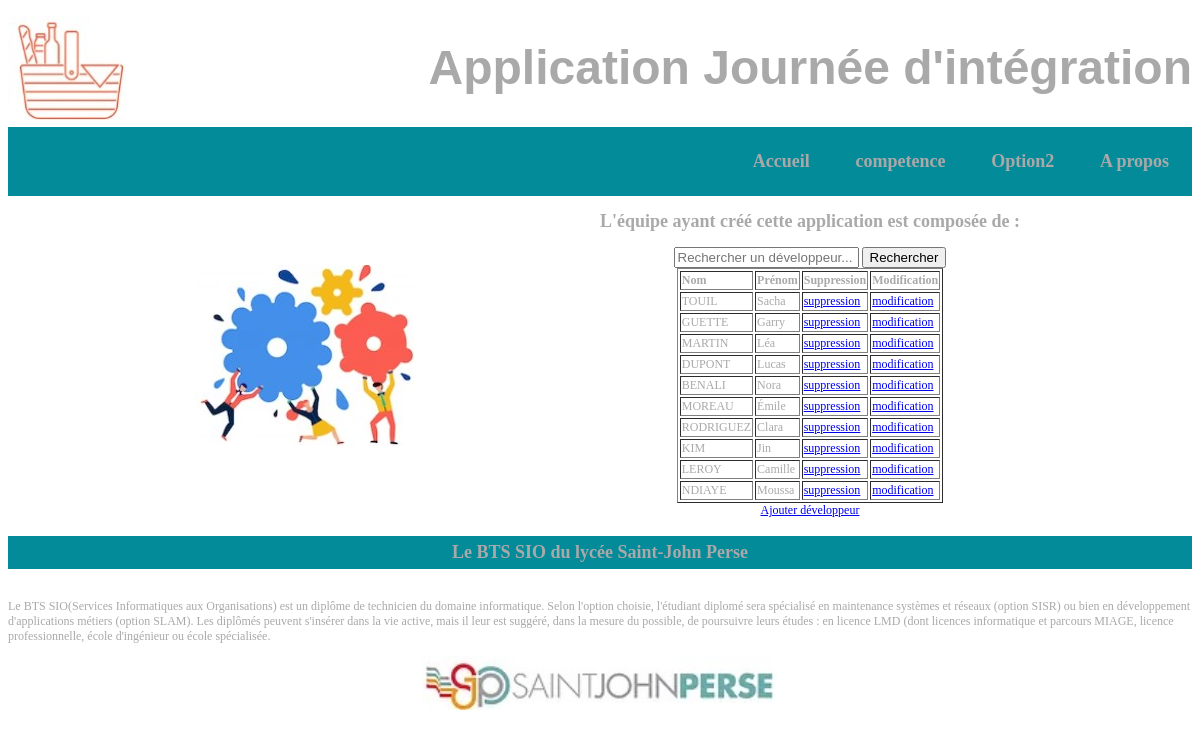
The page /site/index.php?controleur=developpeurs&action=aPropos on the database its author committed.
### tables this page shows
CREATE TABLE Developpeur (
    id int Auto_increment NOT NULL,
    nom Varchar(20) NOT NULL,
    prenom Varchar(15) NOT NULL,
    CONSTRAINT Classe_PK PRIMARY KEY (id)
);

### site/modeles/BaseDeveloppeurDAO.php (called while the page is built, shortened)
<?php
include_once "BaseDAO.php";
include_once "Developpeur.php";
class BaseDeveloppeurDAO extends BaseDAO
{
    public function getLesDeveloppeurs(): array
    {
        $sql = "SELECT * FROM Developpeur;";
        $result = $this->query($sql);
        $tab = $result->fetchAll();
        $devs = [];
        foreach ($tab as $ligne) {
            $devs[] = new Developpeur($ligne['id'], $ligne['nom'], $ligne['prenom']);
        }
        return $devs;
    }
}

### site/modeles/BaseDAO.php (called while the page is built, shortened)
<?php
class BaseDAO
{
    protected PDO $db;
    protected function setConnexionBase(string $dsn, string $user, string $mdp, array $options)
    {
        try {
            $this->db = new PDO($dsn, $user, $mdp, $options);
        } catch (PDOException $erreur) {
            die('Erreur de connexion à la base de données ' . $erreur->getMessage());
        }
    }
    protected function query(string $sql)
    {
        return $this->db->query($sql);
    }
}

### site/modeles/Developpeur.php (called while the page is built)
<?php
class Developpeur
{
    private int $id;
    private string $nom;
    private string $prenom;
    public function __construct(int $id, string $nom, string $prenom)
    {
        $this->id = $id;
        $this->nom = $nom;
        $this->prenom = $prenom;
    }
    public function getId(): int
    {
        return $this->id;
    }
    public function getNom(): string
    {
        return $this->nom;
    }
    public function getPrenom(): string
    {
        return $this->prenom;
    }
}

### site/vues/apropos.php (the view, shortened to what this page needs)
<div id="illustration">
    <img id='picnic_equipe' src='images/Picnic_equipe.jpg' alt='SJP_Picnic_equipe' />
</div>
<div id="description">
    <h2>L'équipe ayant créé cette application est composée de :</h2>
    <form method="get" action="index.php">
        <input type="text" name="recherche" placeholder="Rechercher un développeur..."
               value="<?= htmlspecialchars($_GET['recherche'] ?? '') ?>">
        <button type="submit">Rechercher</button>
    </form>
    <table border='1'>
        <thead>
            <tr>
                <th>Nom</th>
                <th>Prénom</th>
                <th>Suppression</th>
                <th>Modification</th>
            </tr>
        </thead>
        <tbody>
            <?php
            foreach ($lesDeveloppeurs as $developpeur) {
                echo '<tr>';
                echo '<td>' . htmlspecialchars($developpeur->getNom()) . '</td>';
                echo '<td>' . htmlspecialchars($developpeur->getPrenom()) . '</td>';
                echo '<td><a href="index.php?controleur=developpeurs&action=Supprimer&id=' .
                    $developpeur->getId() . '">suppression</a></td>';
                echo '<td><a href="index.php?controleur=developpeurs&action=Update&id=' .
                    $developpeur->getId() . '">modification</a></td>';
                echo '</tr>';
            }
            ?>
        </tbody>
    </table>
    <a href="index.php?controleur=developpeurs&action=ajouterDeveloppeur">Ajouter développeur</a>
</div>

### site/index.php (shortened to what this page needs)
<!doctype html>
<html lang='fr'>
<head>
	<link rel='stylesheet' href='css/styleflexbox.css'>
	<link rel='stylesheet' href='css/integrationPolicesExotiques.css'>
</head>
<body>
	<header>
		<img class='picnic_logo' src='images/SJP_Picnic_logo.jpg' alt='SJP logo picnic' />
		<h1 class='titre'>Application Journée d'intégration</h1>
	</header>
	<section>
		<nav>
			<ul>
				<li> <a href="index.php?controleur=developpeurs&action=accueil"> Accueil </a></li>
				<li> <a href="index.php?controleur=competence&action=Competence">competence </a></li>
				<li> Option2</li>
				<li> <a href="index.php?controleur=developpeurs&action=aPropos"> A propos </a></li>
			</ul>
		</nav>
		<div id='contenu'>
			<?php
			if (isset($_GET['controleur']))
				$controleur = filter_var($_GET['controleur'], FILTER_SANITIZE_FULL_SPECIAL_CHARS);
			else
				$controleur = 'general';
			switch ($controleur) {
				case 'developpeurs':
					include_once 'controleurs/gestionDeveloppeurs.php';
					break;
			}
			?>
		</div>
	</section>
	<footer>
		<p id='banniere'>
			Le BTS SIO du lycée Saint-John Perse
		</p>
		<div id='SJP_SIO_Presentation'>
			<p> Le BTS SIO(Services Informatiques aux Organisations) est un diplôme de technicien du domaine informatique. Selon l'option choisie, l'étudiant diplomé sera spécialisé en maintenance systèmes et réseaux (option SISR) ou bien en développement d'applications métiers (option SLAM).
				Les diplômés peuvent s'insérer dans la vie active, mais il leur est suggéré, dans la mesure du possible, de poursuivre leurs études : en licence LMD (dont licences informatique et parcours MIAGE, licence professionnelle, école d'ingénieur ou école spécialisée.
			</p>
			<img id='SJP_Logo' src='images/SJP_logo_long.jpg' alt='SJP formation BTS SIO' />
		</div>
	</footer>
</body>
</html>

### site/controleurs/gestionDeveloppeurs.php (shortened to what this page needs)
<?php
include_once 'modeles/BaseDeveloppeurDAO.php';
include_once 'modeles/BaseDAO.php';
if (isset($_GET['action']))
    $action = filter_var($_GET['action'], FILTER_SANITIZE_FULL_SPECIAL_CHARS);
else
    $action = "aPropos";
switch ($action) {
    case 'aPropos':
        $connexionBDDev = new BaseDeveloppeurDAO();
            $lesDeveloppeurs = $connexionBDDev->getLesDeveloppeurs();
            include_once 'vues/apropos.php';
            break;
}

### site/css/styleflexbox.css (style rules this page uses)
:root { --orange:#FFA500; --gris : #A9A9A9; --vert : #048B9A; --rouge :#EA4258; --police1 : Verdana, Arial, 'Trebuchet MS'; --police2 : 'Trebuchet MS'; }
body { font-family: var(--police1); font-size: 12px; color : var(--gris); }
.picnic_logo { width : 10%; }
nav { background-color : var(--vert); font-family: var(--police2); font-size : 1.5em; font-weight : bolder; padding-top: 0.5%; padding-bottom: 0.5%; }
#illustration { width : 50%; }
body, footer { display : flex; flex-direction : column; text-align : center; }
header, nav ul, #contenu, #SJP_SIO_Presentation, #description { display : flex; flex-direction : column; align-items : center; text-align : center; }
.titre { font-family: var(--police1); font-size : 4em; font-weight : bolder; }
nav ul li { list-style : none; }
nav ul li a { text-decoration : none; color: var(--gris); }
#banniere { background-color : var(--vert); font-family: var(--police2); font-size : 1.5em; font-weight : bolder; text-align : center; padding-top: 0.5%; padding-bottom: 0.5%; }
#description, #SJP_SIO_Presentation { font-family: var(--police2); }
#SJP_Logo { width : 30%; margin : 0; }
@media only screen and (min-width: 600px) { header { flex-direction : row; justify-content : center; align-items : end; } }
@media only screen and (min-width: 600px) { nav ul { flex-direction : row; justify-content : space-evenly; } }
@media only screen and (min-width: 600px) { #contenu, #SJP_SIO_Presentation { flex-direction : row; } }
@media only screen and (min-width: 600px) { #SJP_SIO_Presentation { flex-direction : column; } }
@media only screen and (min-width: 600px) { #description, #SJP_SIO_Presentation { text-align: left; } }
@media only screen and (min-width: 768px) { header { justify-content : space-between; align-items : center; } }
@media only screen and (min-width: 768px) { nav ul { justify-content : end; } }
@media only screen and (min-width: 768px) { nav ul li { margin : 0 2% 0 2%; } }

### rows shown on the page
developpeur: nom "TOUIL", prenom "Sacha"
developpeur: nom "GUETTE", prenom "Garry"
developpeur: nom "MARTIN", prenom "Léa"
developpeur: nom "DUPONT", prenom "Lucas"
developpeur: nom "BENALI", prenom "Nora"
developpeur: nom "MOREAU", prenom "Émile"
developpeur: nom "RODRIGUEZ", prenom "Clara"
developpeur: nom "KIM", prenom "Jin"
developpeur: nom "LEROY", prenom "Camille"
developpeur: nom "NDIAYE", prenom "Moussa"
